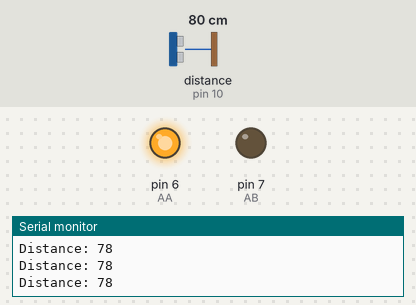
Bench run of a sketch on a simulated Arduino Uno, built with avr-gcc and run on an emulated ATmega328P. Parts: output pins drawn as LEDs (lit = HIGH), the last lines printed to the serial monitor. Wiring (inferred from the names in the program): ultrasonic range finder: trigger pin 9; echo pin 10. The test bench sets the inputs (shaded band); at power-on: distance to the obstacle (sensor on pin 10) 80 cm. The echo pulse lasts 58.3 µs per cm; pins used as bus, display or sensor lines are not drawn.

Above: at 1.3 s.
1.4 s: distance to the obstacle (sensor on pin 10) set to 23 cm
2.9 s: distance to the obstacle (sensor on pin 10) set to 20 cm
At 3.5 s:
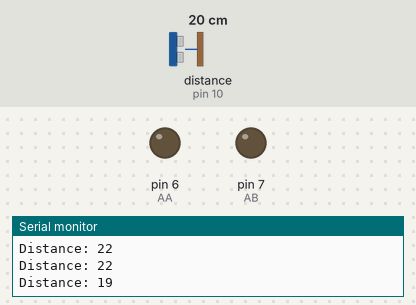
4.5 s: distance to the obstacle (sensor on pin 10) set to 35 cm
At 4.9 s:
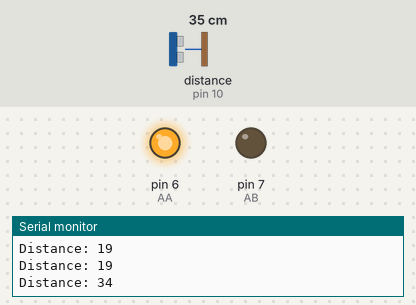
6.0 s: distance to the obstacle (sensor on pin 10) set to 2 cm
At 7.5 s:
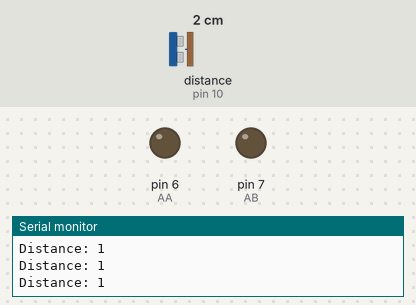
Timing chart, 0 to 8.5 s (numbered marks = the images above; inputs shaded):
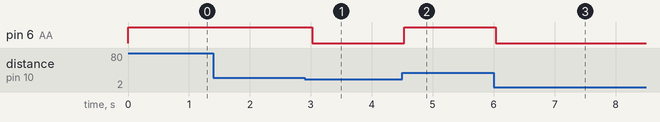

The sketch:

MotorUltrasonic_sensor.ino
```cpp
//Motor sensor

int AA = 6;               //모터A의 A를 6번 핀에 배치
int AB = 7;               //모터A의 B를 7번 핀에 배치

const int trigPin = 9;  //초음파 발사 신호를 보내는 핀
const int echoPin = 10;  //반사되어 돌아온 초음파를 감지하는 핀

long duration;      //초음파가 나가서 돌아오는 시간
int distance;       //계산된 센서와 물체 사이 거리

void setup() {
  pinMode(AA, OUTPUT);
  pinMode(AB, OUTPUT);

  pinMode(trigPin, OUTPUT); //센서에 신호 보내기
  pinMode(echoPin, INPUT); //센서에서 반사 신호 받기
  Serial.begin(9600);     //시리얼 모니터에 거리 값 출력

}

void loop() {

  digitalWrite(trigPin, LOW); //센서에 짧은 LOW 신호 보내서 초기화
  delayMicroseconds(2);

  digitalWrite(trigPin, HIGH);
  delayMicroseconds(10);
  digitalWrite(trigPin, LOW);

  duration = pulseIn(echoPin, HIGH);
  distance = duration * 0.034 / 2;

  Serial.print("Distance: ");
  Serial.println(distance);

  if (distance > 20) {
  digitalWrite(AA, HIGH);          //모터A를 정회전
  digitalWrite(AB, LOW);
  }

  else {
  digitalWrite(AA, LOW);           //모터A를 정지
  digitalWrite(AB, LOW);
  }

  delay (500);

}
```

Measured:
- the behaviour switches between 22 and 21 cm on distance to the obstacle (sensor on pin 10) (found by bisection; images 0 and 1)
- after the input at 2.9 s, pin 6 (AA): HIGH → LOW after 0.12 s
- after the input at 4.5 s, pin 6 (AA): LOW → HIGH at once
- after the input at 6.0 s, pin 6 (AA): HIGH → LOW at once
